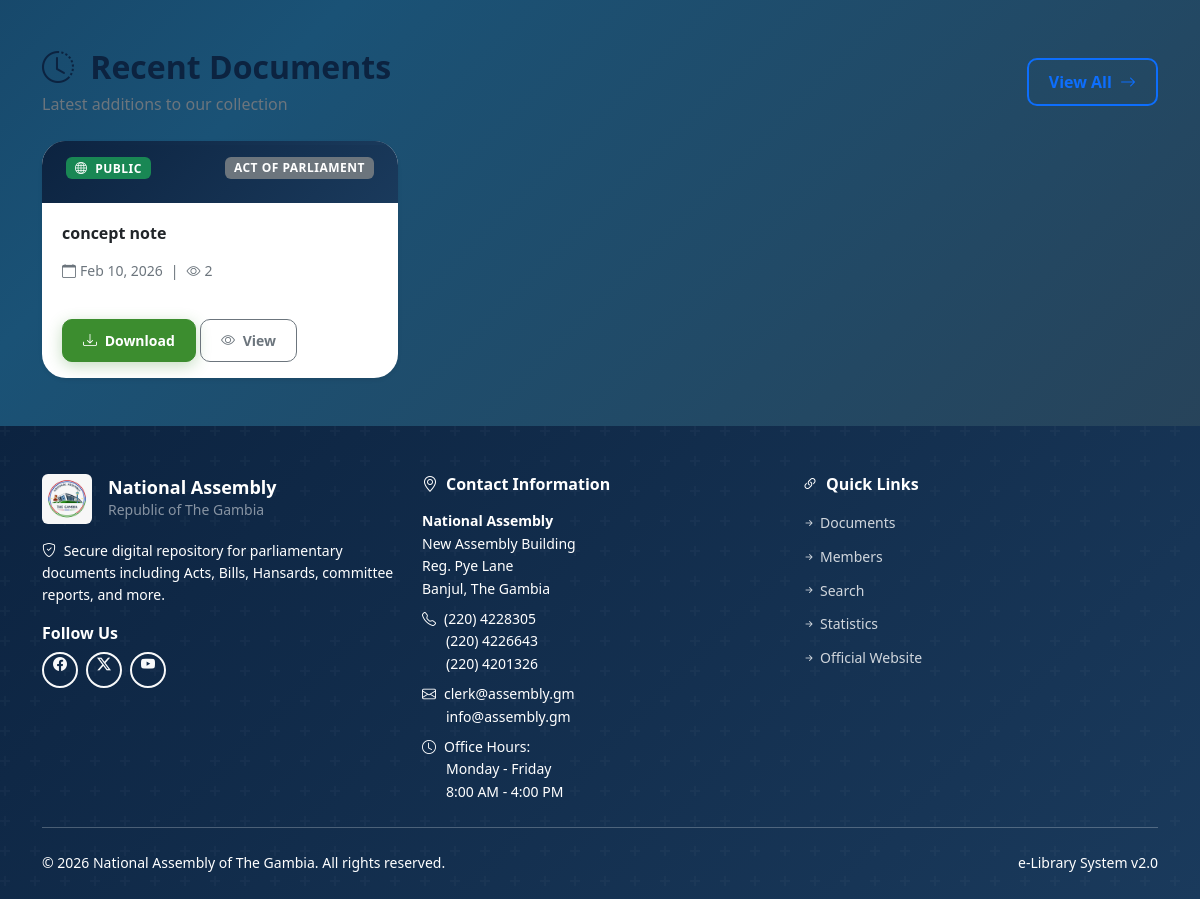
The app's page / (lower part), older data.
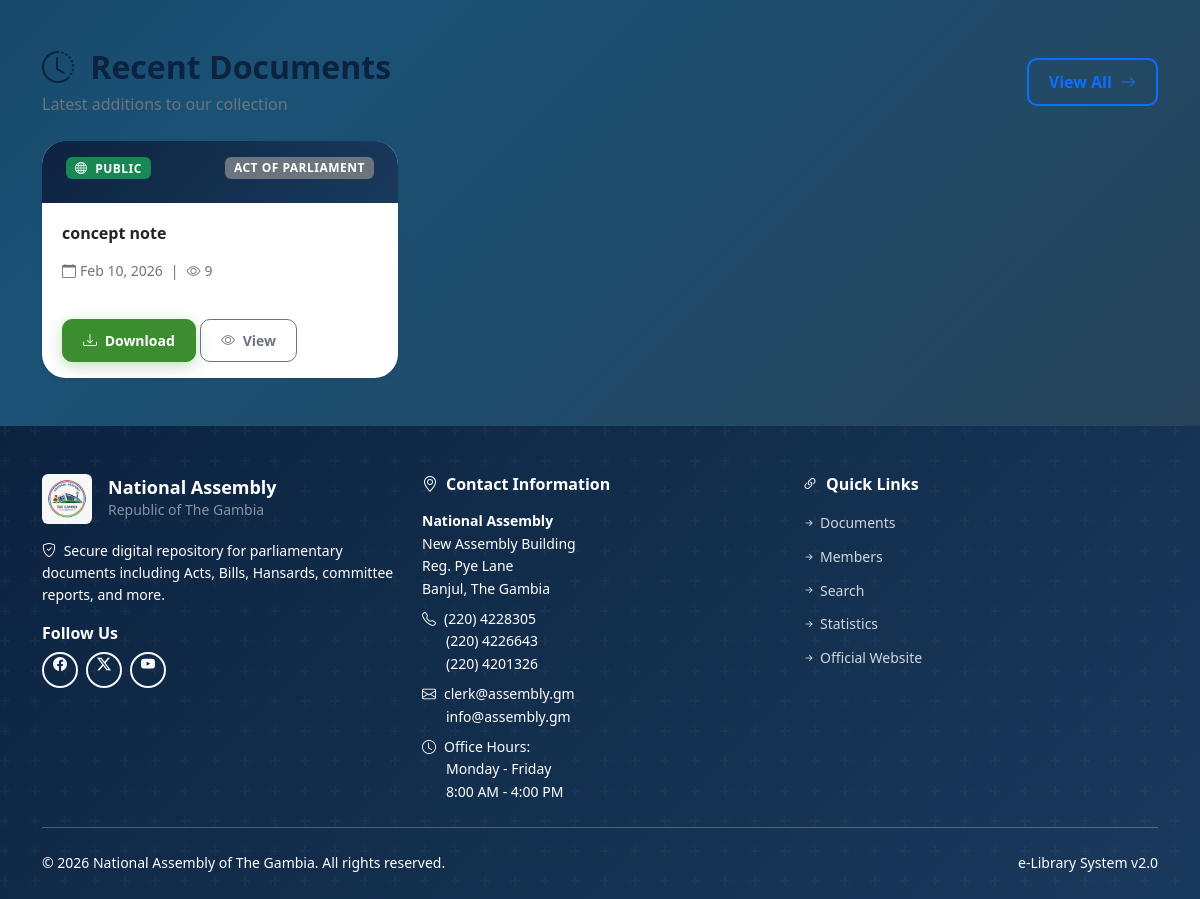
The same page, newer data.
### documents/models.py (models this page shows, shortened)
class Document(models.Model):
    class DocumentType(models.TextChoices):
        ACT = 'act', 'Act of Parliament'
        BILL = 'bill', 'Bill'
        AMENDMENT = 'amendment', 'Amendment'
        HANSARD = 'hansard', 'Hansard'
        COMMITTEE_REPORT = 'committee_report', 'Committee Report'
        PARLIAMENTARY_JOURNAL = 'journal', 'Parliamentary Journal'
        GAZETTE = 'gazette', 'Gazette'
        RESEARCH_DOCUMENT = 'research', 'Research Document'
        CONTRACT = 'contract', 'Contract/Agreement'
        POLICY = 'policy', 'Policy Document'
        BOOK = 'book', 'Book'
        OTHER = 'other', 'Other'
    class AccessLevel(models.TextChoices):
        PUBLIC = 'public', 'Public'
        RESTRICTED = 'restricted', 'Restricted'
        CONFIDENTIAL = 'confidential', 'Confidential'
        CLASSIFIED = 'classified', 'Classified'
    title = models.CharField(
        max_length=500,
        verbose_name='Document Title'
    )
    slug = models.SlugField(
        max_length=500,
        unique=True,
        verbose_name='URL Slug'
    )
    document_type = models.CharField(
        max_length=50,
        choices=DocumentType.choices,
        default=DocumentType.OTHER,
        verbose_name='Document Type'
    )
    category = models.ForeignKey(
        DocumentCategory,
        on_delete=models.SET_NULL,
        null=True,
        blank=True,
        verbose_name='Category'
    )
    description = models.TextField(
        blank=True,
        verbose_name='Description'
    )
    keywords = models.CharField(
        max_length=500,
        blank=True,
        verbose_name='Keywords',
        help_text='Comma-separated keywords for search'
    )
    file = models.FileField(
        upload_to=document_upload_path,
        validators=[FileExtensionValidator(
            allowed_extensions=[
                'pdf', 'doc', 'docx', 'xls', 'xlsx',
                'ppt', 'pptx', 'txt', 'rtf', 'jpg',
                'jpeg', 'png', 'tiff', 'tif', 'xml', 'json'
            ]
        )],
        verbose_name='Document File'
    )
    file_size = models.BigIntegerField(
        default=0,
        verbose_name='File Size (bytes)'
    )
    file_hash = models.CharField(
        max_length=64,
        blank=True,
        verbose_name='File Hash (SHA-256)'
    )
    mime_type = models.CharField(
        max_length=100,
        default='application/octet-stream',
        verbose_name='MIME Type'
    )
    version = models.CharField(
        max_length=20,
        default='1.0',
        verbose_name='Version'
    )
    version_notes = models.TextField(
        blank=True,
        verbose_name='Version Notes'
    )
    act_number = models.CharField(
        max_length=50,
        blank=True,
        verbose_name='Act Number'
    )
    bill_number = models.CharField(
        max_length=50,
        blank=True,
        verbose_name='Bill Number'
    )
    session = models.CharField(
        max_length=50,
        blank=True,
        verbose_name='Parliamentary Session'
    )
    year = models.PositiveIntegerField(
        default=timezone.now().year,
        verbose_name='Year'
    )
    date_enacted = models.DateField(
        null=True,
        blank=True,
        verbose_name='Date Enacted/Published'
    )
    effective_date = models.DateField(
        null=True,
        blank=True,
        verbose_name='Effective Date'
    )
    committee_name = models.CharField(
        max_length=200,
        blank=True,
        verbose_name='Committee Name'
    )
    report_number = models.CharField(
        max_length=50,
        blank=True,
        verbose_name='Report Number'
    )
    access_level = models.CharField(
        max_length=20,
        choices=AccessLevel.choices,
        default=AccessLevel.PUBLIC,
        verbose_name='Access Level'
    )
    is_published = models.BooleanField(
        default=False,
        verbose_name='Is Published'
    )
    published_at = models.DateTimeField(
        null=True,
        blank=True,
        verbose_name='Published Date'
    )
    uploaded_by = models.ForeignKey(
        User,
        on_delete=models.SET_NULL,
        null=True,
        related_name='uploaded_documents',
        verbose_name='Uploaded By'
    )
    created_at = models.DateTimeField(auto_now_add=True)
    updated_at = models.DateTimeField(auto_now=True)
    last_accessed_at = models.DateTimeField(
        null=True,
        blank=True,
        verbose_name='Last Accessed'
    )
    download_count = models.PositiveIntegerField(
        default=0,
        verbose_name='Download Count'
    )
    view_count = models.PositiveIntegerField(
        default=0,
        verbose_name='View Count'
    )
    language = models.CharField(
        max_length=10,
        default='en',
        verbose_name='Language'
    )
    pages = models.PositiveIntegerField(
        null=True,
        blank=True,
        verbose_name='Number of Pages'
    )
    notes = models.TextField(
        blank=True,
        verbose_name='Additional Notes'
    )
    class Meta:
        verbose_name = 'Document'
        verbose_name_plural = 'Documents'
        ordering = ['-created_at']
        permissions = [
            ('view_restricted', 'Can view restricted documents'),
            ('view_confidential', 'Can view confidential documents'),
            ('view_classified', 'Can view classified documents'),
            ('approve_document', 'Can approve documents for publication'),
            ('bulk_upload', 'Can bulk upload documents'),
            ('export_document', 'Can export documents'),
        ]
        indexes = [
            models.Index(fields=['document_type', 'year']),
            models.Index(fields=['access_level', 'is_published']),
            models.Index(fields=['uploaded_by', 'created_at']),
            models.Index(fields=['title', 'slug']),
        ]

### core/views.py (the view)
# urls.py: path('', views.home_view, name='home'),
def home_view(request):
    recent_documents = Document.objects.filter(
        is_published=True
    ).order_by('-created_at')[:10]
    doc_types = []
    for doc_type in Document.DocumentType.choices:
        count = Document.objects.filter(
            document_type=doc_type[0],
            is_published=True
        ).count()
        if count > 0:
            doc_types.append({
                'name': doc_type[1],
                'slug': doc_type[0],
                'count': count
            })
    categories = DocumentCategory.objects.filter(
        is_active=True
    ).annotate(
        document_count=Count('document')
    ).order_by('-document_count')[:6]
    stats = {
        'total_documents': Document.objects.filter(is_published=True).count(),
        'total_categories': DocumentCategory.objects.filter(is_active=True).count(),
    }
    members = Member.objects.filter(is_active=True)
    party_stats = members.values('party').annotate(
        count=Count('id')
    ).filter(party__isnull=False).exclude(party='').order_by('-count')
    gender_stats = {
        'male': members.filter(gender='male').count(),
        'female': members.filter(gender='female').count(),
        'other': members.filter(gender='other').count(),
    }
    constituency_count = members.values('constituency').distinct().count()
    avg_years = 0
    terms = [m.term_duration for m in members if m.term_duration]
    if terms:
        avg_years = sum(terms) / len(terms)
    member_stats = {
        'total': members.count(),
        'party_breakdown': list(party_stats),
        'gender_breakdown': gender_stats,
        'constituencies': constituency_count,
        'average_term_years': round(avg_years, 1),
    }
    return render(request, 'core/home.html', {
        'recent_documents': recent_documents,
        'doc_types': doc_types,
        'categories': categories,
        'stats': stats,
        'member_stats': member_stats,
        'title': 'National Assembly e-Library'
    })

### documents/context_processors.py (called while the page is built)
def document_stats(request):
    stats = {
        'total_documents': Document.objects.filter(is_published=True).count(),
        'categories_count': DocumentCategory.objects.filter(is_active=True).count(),
    }
    from django.utils import timezone
    from datetime import timedelta
    recent_date = timezone.now() - timedelta(days=7)
    stats['recent_documents'] = Document.objects.filter(
        is_published=True,
        created_at__gte=recent_date
    ).count()
    stats['document_types'] = {}
    for doc_type in Document.DocumentType.choices:
        count = Document.objects.filter(
            document_type=doc_type[0],
            is_published=True
        ).count()
        if count > 0:
            stats['document_types'][doc_type[1]] = count
    return {
        'document_stats': stats
    }

### members/models.py (called while the page is built, shortened)
    @property
    def term_duration(self):
        if not self.term_start:
            return None

### templates/core/home.html (shortened to what this page needs)
{% extends 'base.html' %}
{% block content %}
<div class="container py-5">
    <div class="row mb-4">
        <div class="col-12 d-flex justify-content-between align-items-center">
            <div>
                <h2 class="fw-bold mb-1">
                    <i class="bi bi-clock-history text-gambia-blue me-2"></i>
                    Recent Documents
                </h2>
                <p class="text-muted mb-0">Latest additions to our collection</p>
            </div>
            <a href="{% url 'documents:document_list' %}" class="btn btn-outline-primary">
                View All <i class="bi bi-arrow-right ms-1"></i>
            </a>
        </div>
    </div>
    <div class="row g-4">
        {% for document in recent_documents %}
        <div class="col-md-6 col-lg-4">
            <div class="card h-100 border-0 shadow-sm">
                <div class="card-header bg-transparent border-0 pt-3">
                    <div class="d-flex justify-content-between align-items-start">
                        <span class="badge bg-{% if document.access_level == 'public' %}success{% elif document.access_level == 'restricted' %}warning{% else %}danger{% endif %}">
                            <i class="bi bi-{% if document.access_level == 'public' %}globe{% elif document.access_level == 'restricted' %}lock{% else %}shield-exclamation{% endif %} me-1"></i>
                            {{ document.get_access_level_display }}
                        </span>
                        <span class="badge bg-secondary">
                            {{ document.get_document_type_display }}
                        </span>
                    </div>
                </div>
                <div class="card-body">
                    <h6 class="card-title fw-bold">
                        <a href="{% url 'documents:document_detail' document.slug %}" class="text-decoration-none text-dark">
                            {{ document.title|truncatewords:15 }}
                        </a>
                    </h6>
                    <div class="d-flex align-items-center text-muted small">
                        <i class="bi bi-calendar me-1"></i>
                        {{ document.created_at|date:"M d, Y" }}
                        <span class="mx-2">|</span>
                        <i class="bi bi-eye me-1"></i>
                        {{ document.view_count }}
                    </div>
                </div>
                <div class="card-footer bg-transparent border-0 pb-3">
                    <a href="{% url 'documents:document_download' document.slug %}" class="btn btn-sm btn-success">
                        <i class="bi bi-download me-1"></i> Download
                    </a>
                    <a href="{% url 'documents:document_detail' document.slug %}" class="btn btn-sm btn-outline-secondary">
                        <i class="bi bi-eye me-1"></i> View
                    </a>
                </div>
            </div>
        </div>
        {% endfor %}
    </div>
</div>
{% endblock %}

Row changes from the older to the newer data that the page shows:
changed Document "concept note": view_count "2" → "9"
